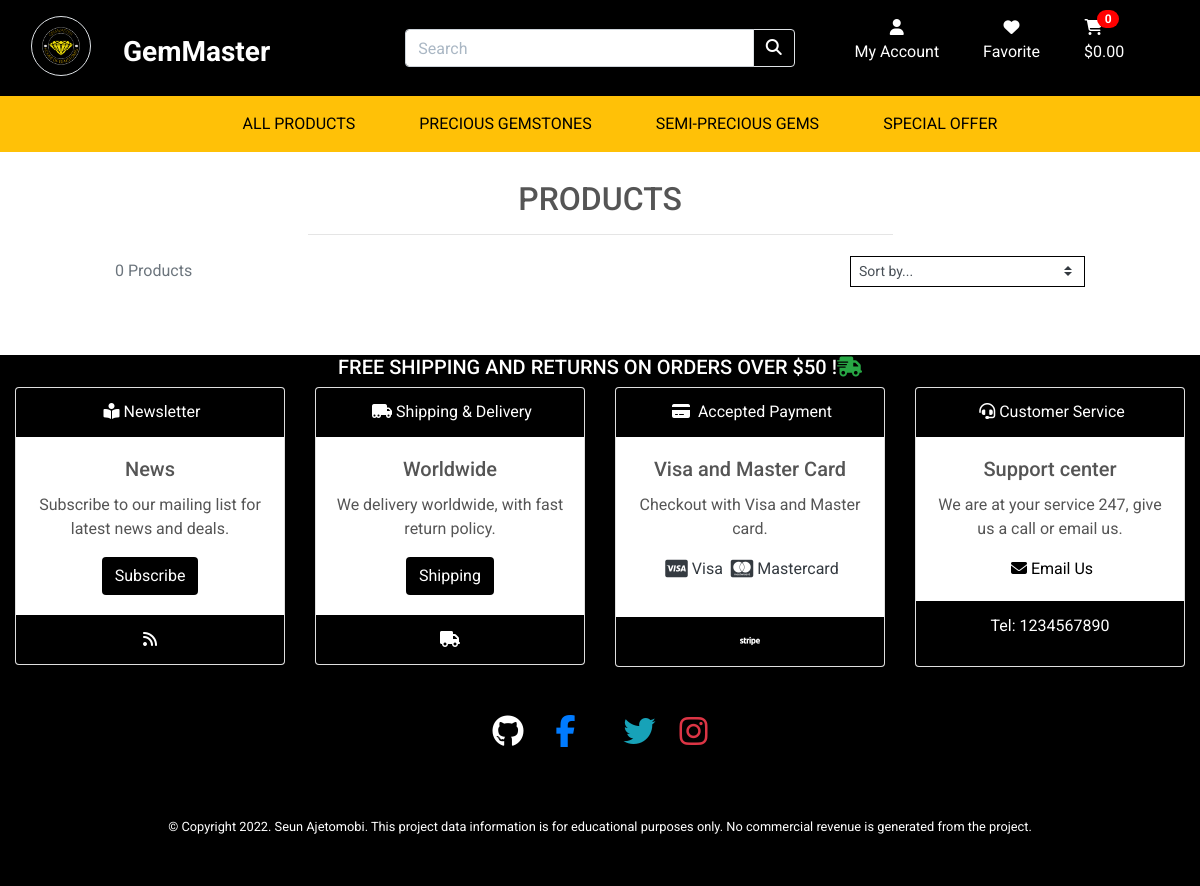
/products/?category=diamond, run on an earlier commit of the app's database.
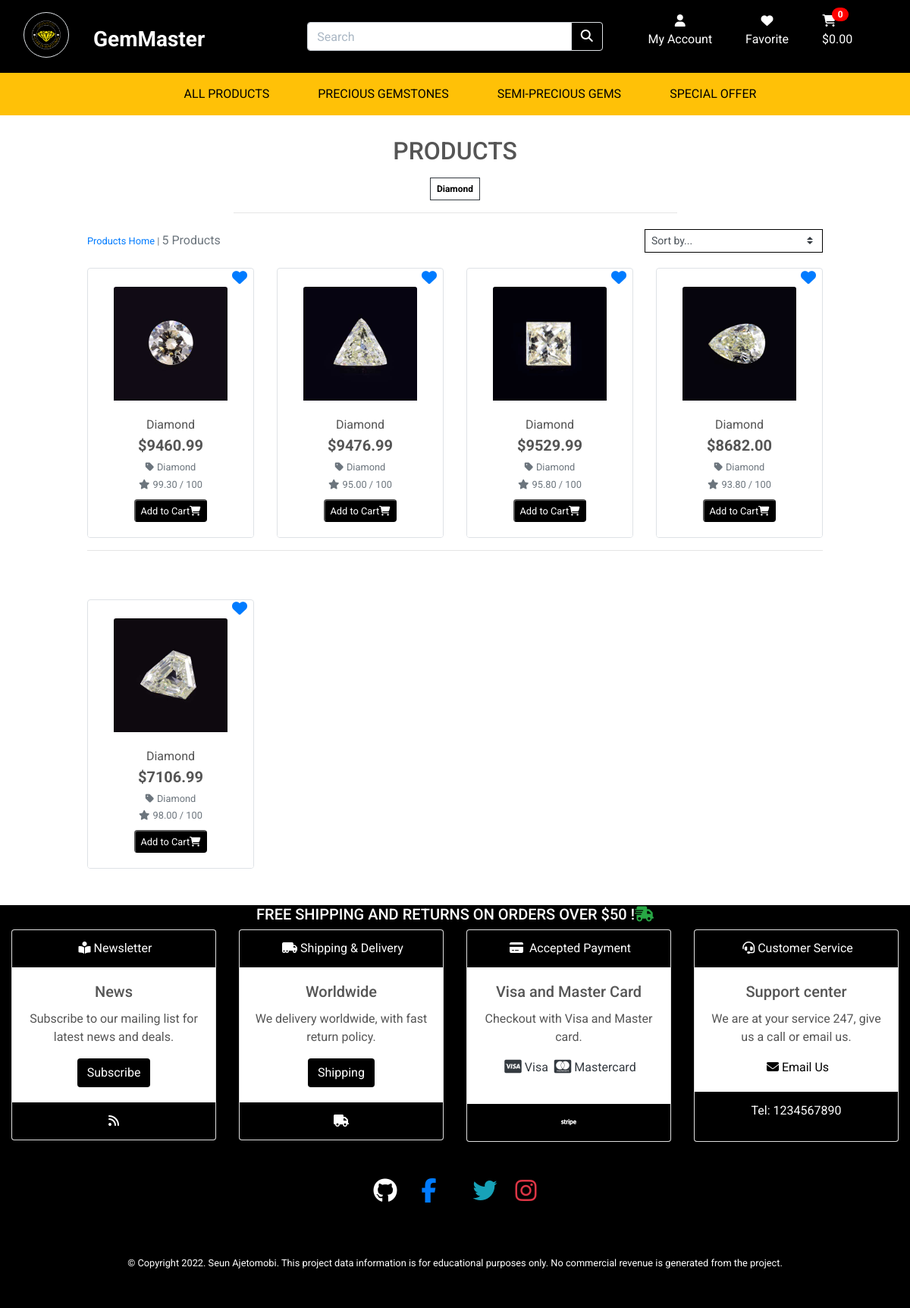
And on a later commit of the database.
### products/models.py (models this page shows, shortened)
class Category(models.Model):
    class Meta:
        verbose_name_plural = 'Categories'
    name = models.CharField(max_length=254)
    friendly_name = models.CharField(max_length=254, null=True, blank=True)

class Product(models.Model):
    category = models.ForeignKey('Category', null=True, blank=True, on_delete=models.SET_NULL)
    sku = models.CharField(max_length=254, null=True, blank=True)
    name = models.CharField(max_length=254)
    description = models.TextField()
    price = models.DecimalField(max_digits=6, decimal_places=2)
    rating = models.DecimalField(max_digits=6, decimal_places=2, null=True, blank=True)
    image = models.ImageField(null=True, blank=True)

### products/views.py (the view, shortened to what this page needs)
# urls.py: path('', views.all_products, name='products'),
def all_products(request):
    products = Product.objects.all()
    query = None
    categories = None
    sort = None
    direction = None
    if request.GET:
        if 'category' in request.GET:
            categories = request.GET['category'].split(',')
            products = products.filter(category__name__in=categories)
            categories = Category.objects.filter(name__in=categories)
    current_sorting = f'{sort}_{direction}'
    context = {
        'products': products,
        'search_term': query,
        'current_categories': categories,
        'current_sorting': current_sorting,
    }
    return render(request, 'products/products.html', context)

### bag/contexts.py (called while the page is built, shortened)
def bag_contents(request):
    bag_items = []
    total = 0
    product_count = 0
    bag = request.session.get('bag', {})
    if total < settings.FREE_DELIVERY_THRESHOLD:
        delivery = total * Decimal(settings.STANDARD_DELIVERY_PERCENTAGE / 100)
        free_delivery_delta = settings.FREE_DELIVERY_THRESHOLD - total
    else:
        delivery = 0
        free_delivery_delta = 0
    grand_total = delivery + total
    context = {
        'bag_items': bag_items,
        'total': total,
        'product_count': product_count,
        'delivery': delivery,
        'free_delivery_delta': free_delivery_delta,
        'free_delivery_threshold': settings.FREE_DELIVERY_THRESHOLD,
        'grand_total': grand_total,
    }
    return context

### products/templates/products/products.html (shortened to what the changed rows need)
{% extends "base.html" %}
{% load static %}
{% block page_header %}
    <div class="container header-container">
    </div>
{% endblock %}
{% block content %}
    <div class="overlay"></div>
    <div class="container-fluid">
        <div class="row">
            <div class="col text-center mt-3">
                <h2 class="logo-font">Products</h2>
                {% for c in current_categories %}
                    <a class="category-badge text-decoration-none" href="{% url 'products' %}?category={{ c.name }}">
                        <span class="p-2 mt-2 badge badge-white text-black rounded-0 border border-dark">{{ c.friendly_name }}</span>
                    </a>
                {% endfor %}
            </div>
        </div>
        <div class="row">
            <div class="product-container col-10 offset-1">
                <div class="row mt-1 mb-2">
                    <div class="col-12 col-md-6 order-md-first">
                        <p class="text-muted mt-3 text-center text-md-left">
                            {% if search_term or current_categories or current_sorting != 'None_None' %}
                                <span class="small"><a href="{% url 'products' %}">Products Home</a> | </span>
                            {% endif %}
                            {{ products|length }} Products{% if search_term %} found for <strong>"{{ search_term }}"</strong>{% endif %}
                        </p>
                    </div>
                </div>
                <div class="row">
                    {% for product in products %}
                        <div class="col-sm-6 col-md-6 col-lg-4 col-xl-3">
                            <div class="card h-100 border">
                                {% if product.image %}
                                <a href="{% url 'add_to_favorite' product.id %}" class="text-right"><i class="fas fa-heart fa-lg text-right py-2 px-2" id="btn-likes"></i></a>
                                <a href="{% url 'product_detail' product.id %}" class="text-center">
                                    <img class="card-img-top img-fluid" style="width:150px; height:150px;" src="{{ product.image.url }}" alt="{{ product.name }}">
                                </a>
                                {% else %}
                                <a href="{% url 'product_detail' product.id %}">
                                    <img class="card-img-top img-fluid" src="{{ MEDIA_URL }}noimage.png" alt="{{ product.name }}">
                                </a>
                                {% endif %}
                                <div class="card-body pb-0 text-center">
                                    <p class="mb-0">{{ product.name }}</p>
                                </div>
                                <div class="card-footer bg-white pt-0 border-0 text-center">
                                    <div class="row">
                                        <div class="col">
                                            <p class="lead mb-0 font-weight-bold">${{ product.price }}</p>
                                            {% if product.category %}
                                            <p class="small mt-1 mb-0">
                                                <a class="text-muted" href="{% url 'products' %}?category={{ product.category.name }}">
                                                    <i class="fas fa-tag mr-1"></i>{{ product.category.friendly_name }}
                                                </a>
                                            </p>
                                            {% endif %}
                                            {% if product.rating %}
                                                <small class="text-muted"><i class="fas fa-star mr-1"></i>{{ product.rating }} / 100</small>
                                            {% else %}
                                                <small class="text-muted">No Rating</small>
                                            {% endif %}
                                        </div>
                                    </div>
                                    <div>
                                        <button class="my-2 rounded bg-black"><a href="{% url 'product_detail' product.id %}" class="text-decoration-none text-white bold"><small>Add to Cart<i class="fas fa-shopping-cart"></i></small></a></button>
                                    </div>
                               </div>
                            </div>
                        </div>
                        {% if forloop.counter|divisibleby:4 %}
                            <div class="col-12 d-none d-xl-block mb-5">
                                <hr>
                            </div>
                        {% endif %}
                    {% endfor %}
                </div>
            </div>
        </div>
    </div>
    <div class="btt-button shadow-sm rounded-0 border border-black">
        <a class="btt-link d-flex h-100">
        </a>
    </div>
{% endblock %}

What changed in the data, as far as the page shows it:
added Category: friendly_name "Diamond"
now on this page (row edited): Product: image (picture), name "Diamond", price "9460.99", category.friendly_name "Diamond", rating "99.30"
now on this page (row edited): Product: image (picture), name "Diamond", price "9476.99", category.friendly_name "Diamond", rating "95.00"
now on this page (row edited): Product: image (picture), name "Diamond", price "9529.99", category.friendly_name "Diamond", rating "95.80"
now on this page (row edited): Product: image (picture), name "Diamond", price "8682.00", category.friendly_name "Diamond", rating "93.80"
now on this page (row edited): Product: image (picture), name "Diamond", price "7106.99", category.friendly_name "Diamond", rating "98.00"
Also different on the page:
{{ products|length }}: "0" → "5"
text now shown: "Products Home |"
